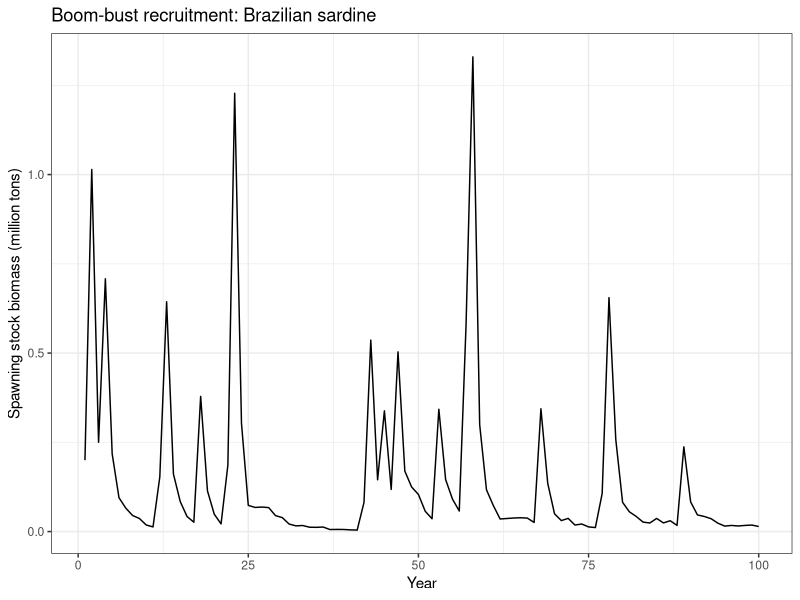

The R source for this figure:
#Unit 3: Binomial distribution
# We will model fish recruitment modeled as a binomial process

# We will use a delay-difference (D-D) model (see Deriso 1980 - CJFAS 37:268-282) 
# for fish population dynamics based on Vasconelles' (2003, Fisheries Research 59:363-378)
# analysis of Brazilian sardine

library(ggplot2)

# D-D model parameters include survival, growth and recruitment
# we will follow Vasconelles' formulation and parameterization

M <- .95  # instantaneous natural mortality
h <- .75  # exploitation rate (fixed rather than modeled on effort)
alpha <- .025  # Walford growth alpha
rho <- .896    # Walford growth rho (equals exp(-K))
wr <- .025     # weight at recruitment
N <- numeric(100)  # numbers
B <- numeric(100)  # biomass
R <- numeric(100)  # recruitment

# initial numbers and biomass
N[1] <- 10   # billions of fish
B[1] <- .2   # SSB in millions of tons

for (i in 1:99) {   #time loop
  R[i] <- 135*B[i]/(1+B[i]/.0888) * exp(rnorm(1,0,.4)) # average recruitment model
  if (rbinom(n=1,size=1,prob=.2)==1) {  # single Bernoulli trial 
    R[i] <- R[i] * 4  # boom year, increase average R by 4x
  } else {
    R[i] <- R[i] * .25  # bust year, reduce R by 75%
  }
  s <- exp(-M) * (1-h)  # survival combines natural mortality and harvest rate, sequential
  
  N[i+1] <- N[i] * s + R[i]  # next year's pop
  
  B[i+1] <- (alpha*N[i]+rho*B[i]) * s + wr*R[i]  # next year's biomass
  }

Year <- seq(1,100)
B_Plot <- ggplot() +
  geom_line(mapping=aes(x=Year,y=B)) +
  labs(title='Boom-bust recruitment: Brazilian sardine',
       y='Spawning stock biomass (million tons)') +
  theme_bw()
plot(B_Plot)

  
